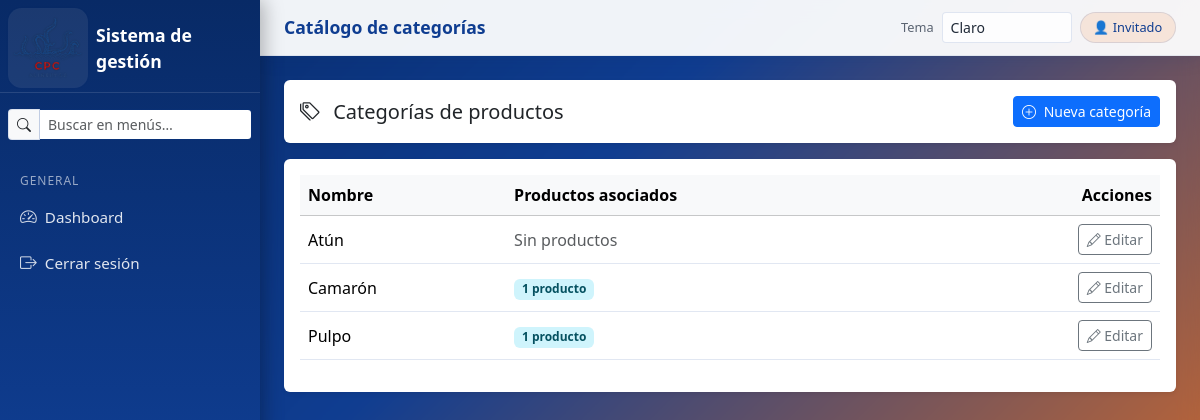
Screenshot of /catalogos/categorias/ with the database file from the repository.
### catalogos/models.py (models this page shows, shortened)
class Categoria(models.Model):
    nombre = models.CharField(max_length=100, unique=True)
    nombre_normalizado = models.CharField(
        max_length=120,
        editable=False,
        unique=True,
    )

### catalogos/views.py (the view)
# urls.py: path("categorias/", categorias_list, name="categorias_list"),
def categorias_list(request):
    categorias = Categoria.objects.all().order_by("nombre")
    return render(request, "catalogos/categorias_list.html", {
        "categorias": categorias,
    })

### accounts/templatetags/roles.py (called while the page is built)
@register.filter
def has_group(user, group_name: str) -> bool:
    if not user or not user.is_authenticated:
        return False
    return user.groups.filter(name=group_name).exists()

### templates/catalogos/categorias_list.html (shortened to what this page needs)
{% extends "base.html" %}
{% load static %}
{% block page_title %}Catálogo de categorías{% endblock %}
{% block content %}
<div class="row">
  <div class="col-12">
    <div class="card border-0 shadow-sm">
      <div class="card-body d-flex justify-content-between align-items-center">
        <h5 class="mb-0">
          <i class="bi bi-tags me-2"></i>
          Categorías de productos
        </h5>
        <a href="{% url 'categorias_form' %}" class="btn btn-sm btn-primary">
          <i class="bi bi-plus-circle me-1"></i>
          Nueva categoría
        </a>
      </div>
    </div>
  </div>
  <div class="col-12 mt-3">
    <div class="card border-0 shadow-sm">
      <div class="card-body">
        <table class="table table-hover align-middle">
          <thead class="table-light">
            <tr>
              <th>Nombre</th>
              <th>Productos asociados</th>
              <th class="text-end">Acciones</th>
            </tr>
          </thead>
          <tbody>
            {% for categoria in categorias %}
              <tr>
                <td>{{ categoria.nombre }}</td>
                <td>
                  {% with total=categoria.productos.count %}
                    {% if total %}
                      <span class="badge bg-info-subtle text-info-emphasis">
                        {{ total }} producto{{ total|pluralize:"s" }}
                      </span>
                    {% else %}
                      <span class="text-muted">Sin productos</span>
                    {% endif %}
                  {% endwith %}
                </td>
                <td class="text-end">
                  <a href="{% url 'categorias_edit' categoria.pk %}" class="btn btn-sm btn-outline-secondary">
                    <i class="bi bi-pencil"></i> Editar
                  </a>
                </td>
              </tr>
            {% empty %}
              <tr>
                <td colspan="3" class="text-center text-muted">
                  No hay categorías registradas aún.
                </td>
              </tr>
            {% endfor %}
          </tbody>
        </table>
      </div>
    </div>
  </div>
</div>
{% endblock %}

### static/css/base.css (style rules this page uses)
:root, html[data-theme="light"], body[data-theme="light"] { --color-bg: #f4f7fb; --color-bg-alt: #eaf1fb; --color-surface: #ffffff; --color-surface-soft: #f8fbff; --color-primary: #0f3d91; --color-primary-strong: #082a66; --color-primary-soft: #3b82f6; --color-secondary: #f97316; --color-secondary-soft: #fb923c; --color-accent: #ffb703; --color-text: #1f2937; --color-text-soft: #5b6472; --color-text-inverse: #ffffff; --color-border: rgba(15, 61, 145, 0.12); --color-border-strong: rgba(15, 61, 145, 0.22); --color-sidebar-text: rgba(255, 255, 255, 0.88); --color-sidebar-muted: rgba(255, 255, 255, 0.58); --color-sidebar-hover: rgba(255, 183, 3, 0.18); --color-sidebar-active: #ffd166; --shadow-soft: 0 14px 34px rgba(8, 42, 102, 0.14); --shadow-strong: 0 18px 45px rgba(7, 24, 58, 0.28); --focus-ring: 0 0 0 0.2rem rgba(249, 115, 22, 0.22); --gradient-main: linear-gradient(135deg, #082a66 0%, #0f3d91 38%, #f97316 100%); --gradient-sidebar: linear-gradient(180deg, #082a66 0%, #0f3d91 58%, #f97316 100%); --gradient-auth: linear-gradient(145deg, #082a66 0%, #0f3d91 45%, #fb923c 100%); --gradient-hero: linear-gradient(160deg, #0a224f 0%, #123f93 56%, #f97316 100%); --badge-bg: rgba(249, 115, 22, 0.12); }
html { color-scheme: light; }
body { background-color: var(--color-bg); color: var(--color-text); transition: background-color 0.25s ease, color 0.25s ease; }
.solar-sidebar, .solar-main-header, .auth-card, .auth-hero, .bg-solar-main, .bg-solar-auth, .solar-badge-user, .form-control, .form-select, .input-group-text, .btn-solar { transition: background 0.25s ease, background-color 0.25s ease, color 0.25s ease, border-color 0.25s ease, box-shadow 0.25s ease; }
.bg-solar-main { min-height: 100vh; margin: 0; background: var(--gradient-main); color: var(--color-text); }
.solar-main-content .card, .solar-main-content .table, .solar-main-content .modal-content, .solar-main-content .dropdown-menu { border-color: var(--color-border); }

### rows the page displays
Categoria: nombre "Atún", shows "Sin productos"
Categoria: nombre "Camarón", productos.count "1"
Categoria: nombre "Pulpo", productos.count "1"
